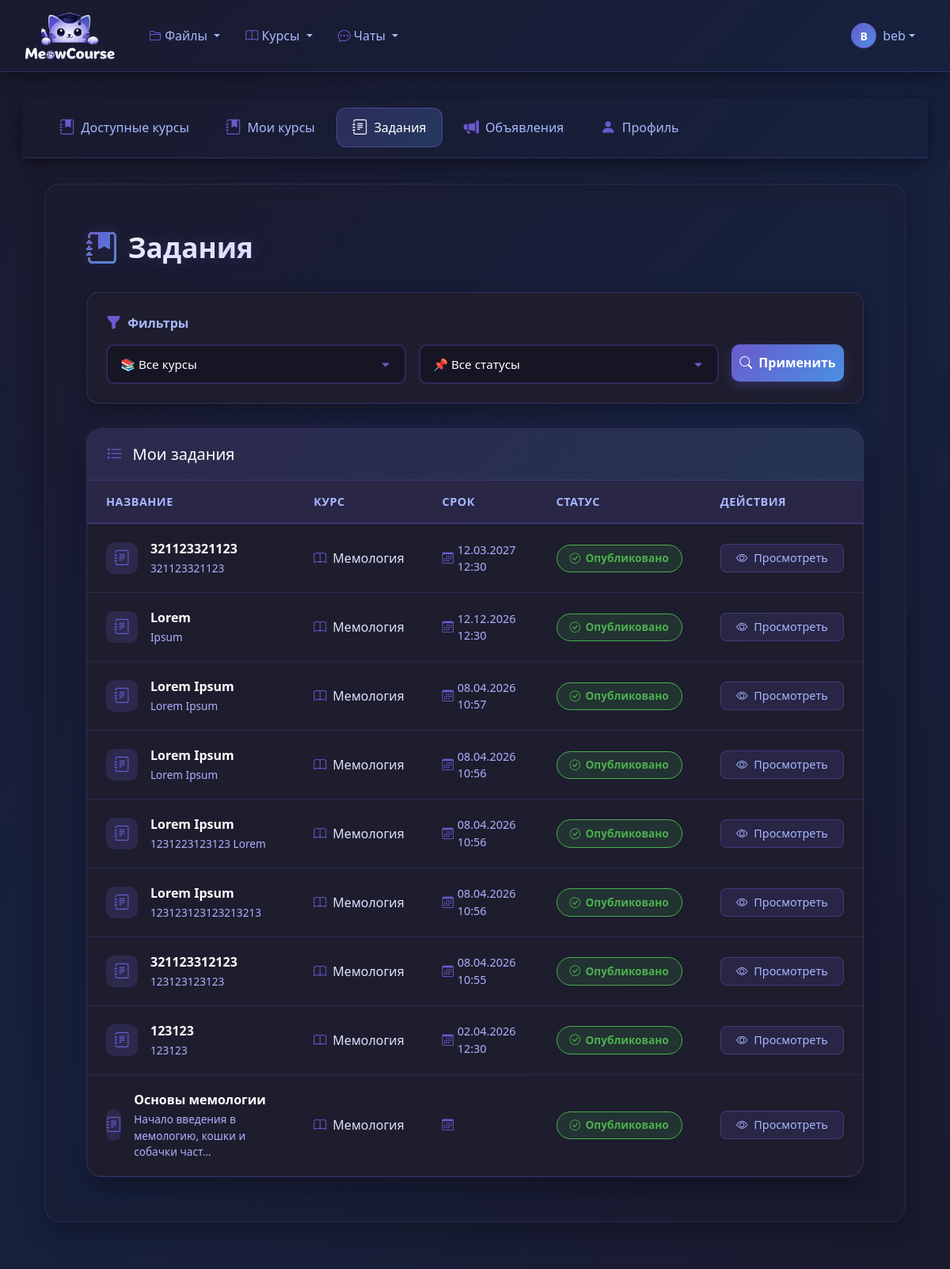
Page /assignments/ (signed in) on the committed database.
### classroom_core/models.py (models this page shows, shortened)
class Assignment(models.Model ):
    STATUS_CHOICES =[
   ('draft','Черновик'),
   ('published','Опубликовано'),
   ('closed','Закрыто'),
    ]
    course =models.ForeignKey(
    Course,
    on_delete =models.CASCADE ,
    related_name ='assignments',
    null = True,
    )
    section =models.ForeignKey(
    CourseSection ,
    on_delete =models.SET_NULL ,
    null =True,
    blank =True,
    related_name ='assignments'
    )
    title =models.CharField(max_length =255 )
    description =models.TextField()
    status =models.CharField(
    max_length =20 ,
    choices =STATUS_CHOICES ,
    default ='draft'
    )
    due_date =models.DateTimeField(null =True ,blank =True )
    allow_late_submissions =models.BooleanField(default =False )
    max_points =models.IntegerField(default =100 )
    passing_score =models.IntegerField(default =50 )
    is_group_assignment =models.BooleanField(default =False )
    group_size_min=models.IntegerField(default=1)
    group_size_max=models.IntegerField(default=1)
    attachment =models.FileField(
    upload_to ='assignment_attachments/',
    null =True ,
    blank =True
    )
    created_at =models.DateTimeField(auto_now_add =True )
    updated_at =models.DateTimeField(auto_now =True )
    published_at =models.DateTimeField(null =True ,blank =True )
    class Meta :
        ordering =['-due_date','-created_at']
        verbose_name ='Задание'
        verbose_name_plural ='Задания'

class Course(models.Model):
    STATUS_CHOICES = [
       ('draft', 'Черновик'),
       ('active', 'Активный'),
       ('archived', 'Архивирован'),
       ('completed', 'Завершен'),
    ]
    title = models.CharField(max_length=255)
    description = models.TextField()
    short_description = models.CharField(max_length=200, blank=True)
    code = models.CharField(max_length=20, unique=True, blank=True)
    instructor = models.ForeignKey(
        User,
        on_delete=models.CASCADE,
        related_name='courses_created'
    )
    teaching_assistants = models.ManyToManyField(
        User,
        blank=True,
        related_name='courses_assisting'
    )
    students = models.ManyToManyField(
        User,
        blank=True,
        related_name='courses_enrolled'
    )
    student_groups = models.ManyToManyField(
        StudentGroup,
        blank=True,
        related_name='courses_enrolled',
        help_text='Группы студентов, зачисленные на курс'
    )
    status = models.CharField(
        max_length=20,
        choices=STATUS_CHOICES,
        default='draft'
    )
    start_date = models.DateTimeField(null=True, blank=True)
    end_date = models.DateTimeField(null=True, blank=True)
    created_at = models.DateTimeField(auto_now_add=True)
    updated_at = models.DateTimeField(auto_now=True)
    cover_image = models.ImageField(
        upload_to='course_covers/',
        null=True,
        blank=True
    )
    color = models.CharField(max_length=7, default='#3498db')
    is_public = models.BooleanField(default=False)
    allow_self_enrollment = models.BooleanField(default=True)
    max_students = models.IntegerField(null=True, blank=True)
    class Meta:
        ordering = ['-created_at']
        verbose_name = 'Курс'
        verbose_name_plural = 'Курсы'

### classroom_core/views.py (the view)
# urls.py: path('assignments/', views.assignment_list, name='assignment_list'),
@login_required
def assignment_list(request ):
    user_profile =request.user.profile
    if user_profile.is_teacher() or user_profile.is_staff() or request.user.is_superuser:
        assignments =Assignment.objects.all()
    else :
        assignments =Assignment.objects.filter(
        course__students =request.user ,
        status ='published'
        )
    course_id =request.GET.get('course_id')
    if course_id :
        assignments =assignments.filter(course_id =course_id )
    status =request.GET.get('status')
    if status:
        assignments=assignments.filter(status =status )
    sort_by =request.GET.get('sort','-due_date')
    assignments =assignments.order_by(sort_by )
    paginator =Paginator(assignments ,12 )
    page_number =request.GET.get('page')
    page_obj =paginator.get_page(page_number )
    context ={
    'page_obj':page_obj ,
    'course_id':course_id ,
    'status':status ,
    'sort_by':sort_by ,
    }
    return render(request ,'classroom_core/assignment_list.html',context )

### classroom_core/models.py (called while the page is built)
    def is_teacher(self):
        return self.role == 'teacher'

    def is_staff(self):
        return self.role == 'staff'

### templates/classroom_core/assignment_list.html (shortened to what this page needs)
{% extends "classroom_core/base_courses.html" %}
{% block courses_content %}
<div class="dark-theme-assignments">
    <div class="container">
        <div class="page-header">
            <h1 class="page-title">
                <i class="bi bi-journal-bookmark-fill"></i>
                Задания
            </h1>
        </div>
        <div class="filters-section">
            <div class="filter-label">
                <i class="bi bi-funnel-fill"></i>
                Фильтры
            </div>
            <form method="get" class="row g-3">
                <div class="col-md-5">
                    <select name="course_id" class="custom-select">
                        <option value="">📚 Все курсы</option>
                    </select>
                </div>
                <div class="col-md-5">
                    <select name="status" class="custom-select">
                        <option value="">📌 Все статусы</option>
                    </select>
                </div>
                <div class="col-md-2">
                    <button type="submit" class="btn-filter">
                        <i class="bi bi-search"></i>
                        Применить
                    </button>
                </div>
            </form>
        </div>
        <div class="table-card">
            <div class="card-header-gradient">
                <h5>
                    <i class="bi bi-list-task"></i>
                    Мои задания
                </h5>
            </div>
            <div class="table-responsive">
                <table class="custom-table">
                    <thead>
                        <tr>
                            <th>Название</th>
                            <th>Курс</th>
                            <th>Срок</th>
                            <th>Статус</th>
                            <th>Действия</th>
                        </tr>
                    </thead>
                    <tbody>
                        {% for assignment in page_obj %}
                        <tr>
                            <td data-label="Название">
                                <div class="d-flex align-items-center">
                                    <div class="assignment-icon me-3">
                                        <i class="bi bi-journal-text"></i>
                                    </div>
                                    <div>
                                        <div class="assignment-title">{{ assignment.title }}</div>
                                        <div class="assignment-description">{{ assignment.description|striptags|truncatechars:50 }}</div>
                                    </div>
                                </div>
                            </td>
                            <td data-label="Курс">
                                <div class="d-flex align-items-center">
                                    <i class="bi bi-book me-2" style="color: #6a5acd;"></i>
                                    {{ assignment.course.title }}
                                </div>
                            </td>
                            <td data-label="Срок">
                                <span class="due-date">
                                    <i class="bi bi-calendar3"></i>
                                    {{ assignment.due_date|date:"d.m.Y H:i" }}
                                </span>
                            </td>
                            <td data-label="Статус">
                                {% if assignment.status == 'draft' %}
                                <span class="status-badge status-draft">
                                    <i class="bi bi-pencil"></i> Черновик
                                </span>
                                {% elif assignment.status == 'published' %}
                                <span class="status-badge status-published">
                                    <i class="bi bi-check-circle"></i> Опубликовано
                                </span>
                                {% elif assignment.status == 'closed' %}
                                <span class="status-badge status-closed">
                                    <i class="bi bi-lock"></i> Закрыто
                                </span>
                                {% endif %}
                            </td>
                            <td data-label="Действия">
                                <a href="{% url 'classroom_core:assignment_detail' assignment.id %}" class="btn-view">
                                    <i class="bi bi-eye"></i>
                                    Просмотреть
                                </a>
                            </td>
                        </tr>
                        {% endfor %}
                    </tbody>
                </table>
            </div>
        </div>
    </div>
</div>
{% endblock %}

### templates/base.html (shortened to what this page needs)
{% load static %}
<!DOCTYPE html>
<html lang="ru">
<head>
    <link href="https://cdn.jsdelivr.net/npm/bootstrap@5.3.0/dist/css/bootstrap.min.css" rel="stylesheet">
    <link rel="stylesheet" href="https://cdn.jsdelivr.net/npm/bootstrap-icons@1.10.0/font/bootstrap-icons.css">
</head>
<body>
    <nav class="navbar navbar-expand-lg dark-navbar">
        <div class="container-fluid">
            <a class="navbar-brand d-flex align-items-center" href="{% url 'classroom_core:course_list' %}">
                <img src="{% static 'images/logo.png' %}"
                    alt="MeowCourse"
                    class="me-2"
                    style="width: 120px; height: auto; max-height: 64px; object-fit: contain;">
            </a>
            <div class="collapse navbar-collapse" id="navbarNav">
                <ul class="navbar-nav me-auto">
                    <li class="nav-item dropdown">
                        <a class="nav-link dropdown-toggle" href="#" role="button" data-bs-toggle="dropdown">
                            <i class="bi bi-folder2"></i> Файлы
                        </a>
                    </li>
                    <li class="nav-item dropdown">
                        <a class="nav-link dropdown-toggle" href="#" role="button" data-bs-toggle="dropdown">
                            <i class="bi bi-book"></i> Курсы
                        </a>
                    </li>
                    <li class="nav-item dropdown">
                        <a class="nav-link dropdown-toggle" href="#" role="button" data-bs-toggle="dropdown">
                            <i class="bi bi-chat-dots"></i> Чаты
                        </a>
                    </li>
                </ul>
                <div class="d-flex align-items-center">
                    {% if user.is_authenticated %}
                    <div class="dropdown">
                        <a class="nav-link dropdown-toggle d-flex align-items-center" href="#" role="button" data-bs-toggle="dropdown">
                            <div class="user-avatar rounded-circle d-flex align-items-center justify-content-center" style="width: 32px; height: 32px; font-size: 0.875rem;">
                                {{ user.username|slice:":1"|upper }}
                            </div>
                            <span class="ms-2 d-none d-md-inline username-text">{{ user.username }}</span>
                        </a>
                    </div>
                    {% else %}
                    <a class="nav-link" href="{% url 'classroom_core:login' %}">
                        <i class="bi bi-box-arrow-in-right me-1"></i> Войти
                    </a>
                    {% endif %}
                </div>
            </div>
        </div>
    </nav>
    <div class="main-content">
        <div class="container-fluid">
            {% block content %}{% endblock %}
        </div>
    </div>
</body>
</html>

### templates/base.html (style rules this page uses)
body { background: linear-gradient(135deg, #1a1a2e 0%, #16213e 50%, #1a1a2e 100%); min-height: 100vh; }
.dark-navbar { background: linear-gradient(135deg, #1a1a2e 0%, #16213e 100%); border-bottom: 1px solid rgba(106, 90, 205, 0.3); box-shadow: 0 5px 20px rgba(0, 0, 0, 0.5); padding: 0.5rem 1rem; }
.dark-navbar .navbar-brand { color: #fff !important; font-weight: 600; transition: color 0.2s ease; }
.dark-navbar .nav-link { color: #a8b8ff !important; font-weight: 500; padding: 0.6rem 1rem !important; border-radius: 8px; transition: all 0.2s ease; }
.dark-navbar .nav-link i { color: #6a5acd; }
.user-avatar { background: linear-gradient(135deg, #6a5acd, #4a90e2) !important; color: white !important; font-weight: 600; border: 2px solid rgba(106, 90, 205, 0.5); transition: all 0.2s ease; }
.username-text { color: #a8b8ff; font-weight: 500; transition: color 0.2s ease; }
.main-content { background: transparent; padding: 2rem 1rem; }

### rows in the picture
Assignment: title "321123321123", description "321123321123", course "Мемология", due_date "12.03.2027 12:30", status "published" (drawn)
Assignment: title "Lorem", description "Ipsum", course "Мемология", due_date "12.12.2026 12:30", status "published" (drawn)
Assignment: title "Lorem Ipsum", description "Lorem Ipsum", course "Мемология", due_date "08.04.2026 10:57", status "published" (drawn)
Assignment: title "Lorem Ipsum", description "Lorem Ipsum", course "Мемология", due_date "08.04.2026 10:56", status "published" (drawn)
Assignment: title "Lorem Ipsum", description "1231223123123 Lorem", course "Мемология", due_date "08.04.2026 10:56", status "published" (drawn)
Assignment: title "Lorem Ipsum", description "123123123123213213", course "Мемология", due_date "08.04.2026 10:56", status "published" (drawn)
Assignment: title "321123312123", description "123123123123", course "Мемология", due_date "08.04.2026 10:55", status "published" (drawn)
Assignment: title "123123", description "123123", course "Мемология", due_date "02.04.2026 12:30", status "published" (drawn)
Assignment: title "Основы мемологии", description "Начало введения в мемологию, кошки и собачки част…", course "Мемология", status "published" (drawn)

### other values in the picture
{{ user.username|slice:":1"|upper }} "B"
{{ user.username }} "beb"
